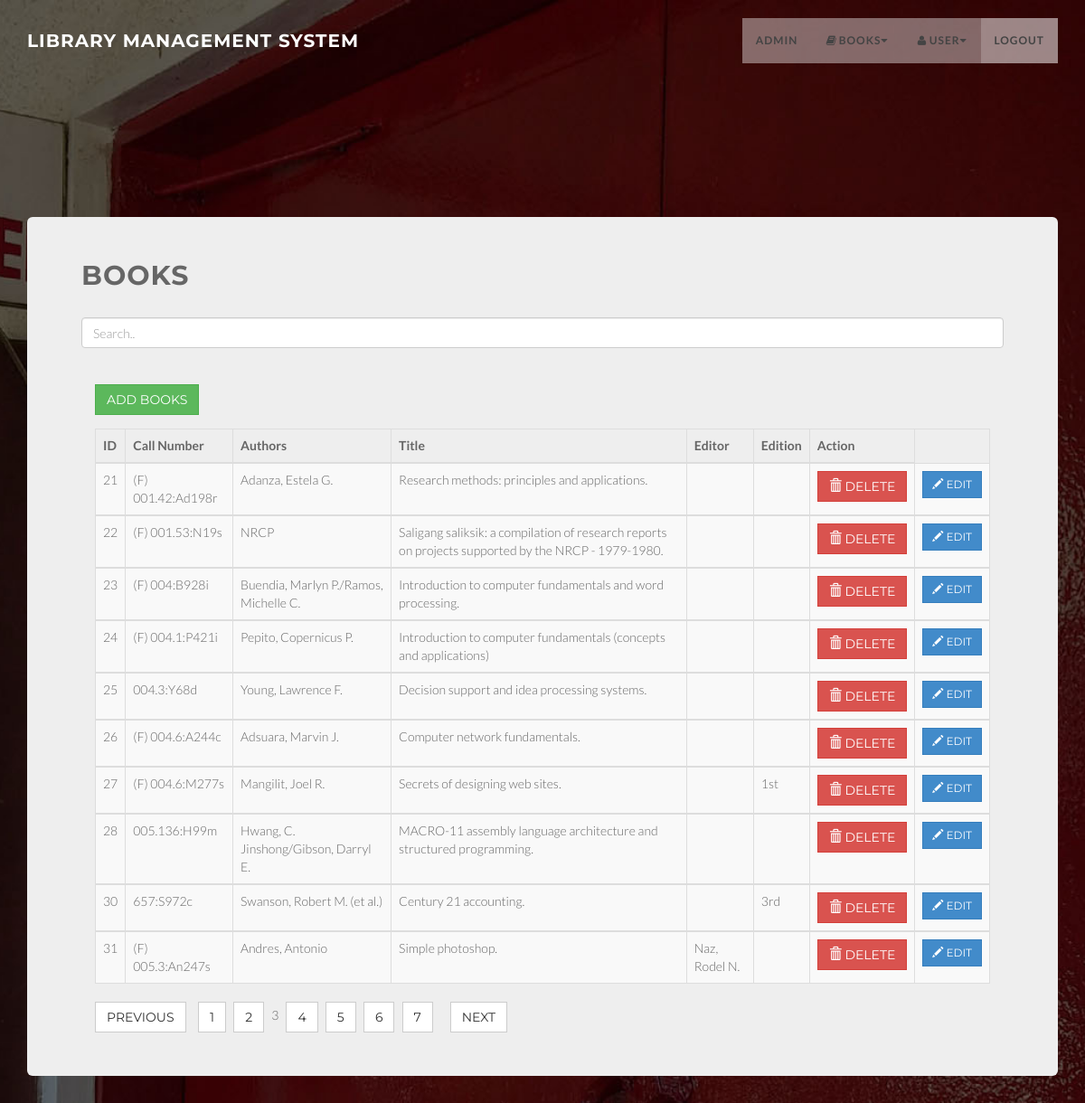
Page /manage.php?pn=3 on the committed database.
### tables this page shows
CREATE TABLE `add_book_records_copy` (
  `ID` int(100) NOT NULL AUTO_INCREMENT,
  `Call_Numbers` varchar(200) DEFAULT '',
  `Authors` varchar(100) DEFAULT NULL,
  `Title` varchar(200) DEFAULT NULL,
  `Editor` varchar(200) DEFAULT NULL,
  `Edition` varchar(200) DEFAULT NULL,
  `Place_Of_Publ` varchar(200) DEFAULT NULL,
  `Publisher` varchar(200) DEFAULT NULL,
  `Date_Of_Publ` varchar(200) DEFAULT NULL,
  `Page_No` varchar(200) DEFAULT NULL,
  `Series` varchar(200) DEFAULT NULL,
  `Notation1` varchar(200) DEFAULT NULL,
  `Notation2` varchar(200) DEFAULT NULL,
  `ISBN_No` varchar(200) DEFAULT NULL,
  `ISSN_No` varchar(200) DEFAULT NULL,
  `Accession_No` varchar(200) DEFAULT NULL,
  `Subject` varchar(200) DEFAULT NULL,
  `Quantities` varchar(200) DEFAULT NULL,
  `Total_remaining_books` varchar(200) DEFAULT NULL,
  `Abstractt` varchar(200) DEFAULT NULL,
  PRIMARY KEY (`ID`),
  KEY `Title` (`Place_Of_Publ`)
);

### manage.php (the view, shortened to what this page needs)
<?php
include 'conn.php';
include ('pagination.php');
$sql = "SELECT * FROM add_book_records_copy";
$result = mysqli_query($conn, $sql);
 ?>
<!DOCTYPE html>
<html lang="en">
<head>
  <link href="css/bootstrap.min.css" rel="stylesheet" type="text/css">
  <link href="css/style.css" rel="stylesheet" type="text/css">
  <link href="font-awesome/css/font-awesome.min.css" rel="stylesheet" type="text/css">
  <link href="css/animate.css" rel="stylesheet" />
  <link href="css/style.css" rel="stylesheet">
  <link href="color/default.css" rel="stylesheet">
</head>
<body>
  <nav class="navbar navbar-custom navbar-fixed-top" role="navigation">
    <div class="container">
      <div class="navbar-header page-scroll">
        <a class="navbar-brand" href="index.php">
          <h1 style="color: white;">Library Management System</h1>
        </a>
      </div>
      <div class="collapse navbar-collapse navbar-right navbar-main-collapse">
        <ul class="nav navbar-nav">
          <li class=""><a href="admin.php">Admin</a></li>
          <li class="dropdown">
                    <a class="dropdown-toggle" data-toggle="dropdown" href="#">
                        <i class="fa fa-book fa-fw"></i>Books<i class="fa fa-caret-down"></i>
                    </a>
                        </li>
                    </ul>
                <li class="dropdown">
                    <a class="dropdown-toggle" data-toggle="dropdown" href="#">
                        <i class="fa fa-user fa-fw"></i>User<i class="fa fa-caret-down"></i>
                    </a>
                        </li>
                    <li class="active"><a href="index.php">Logout</a></li>
      </div>
    </div>
  </nav>
  <section id="intro" class="intro">
<div class="container">
  <div class="jumbotron">
  <h2>BOOKS</h2>
  <input class="form-control" id="myInput" type="text" placeholder="Search..">
  <br>
  <div class="container " style="margin-top: 5px">
  </div>
  <div class="container">
    <button class="btn btn-success" data-toggle="modal" data-target="#addData">Add Books</button>
  <table id="mytable" class="table table-bordered table-striped">
    <thead>
      <tr>
        <th>ID</th>
        <th>Call Number</th>
        <th>Authors</th>
        <th>Title</th>
        <th>Editor</th>
        <th>Edition</th>
        <th>Action</th>
      </tr>
    </thead>
<?php
if ($result->num_rows > 0) {
          while ($row = $result->fetch_assoc()) {
               while($row = mysqli_fetch_array($query)){
                  ?>
                  <tbody id="myTable">
                    <tr>
                      <td><?php echo $row['ID']; ?></td>
                      <td><?php echo $row['Call_Numbers']; ?></td>
                      <td><?php echo $row['Authors']; ?></td>
                      <td><?php echo $row['Title']; ?></td>
                      <td><?php echo $row['Editor']; ?></td>
                      <td><?php echo $row['Edition']; ?></td>
                        <td><button class="btn btn-danger">
                          <i class="glyphicon glyphicon-trash"></i>
                          <a style="color: white;" href="manage.php?delete= <?php echo $row['ID']; ?>" onclick = "return confirm('Are you sure?');">Delete</a>
                            </button>
                        </td>
                      <?php
                      echo'
                      <td><button class="btn btn-primary btn-sm" data-target="#editModal'.$row['ID'].'" data-toggle="modal"><i class="glyphicon glyphicon-pencil" aria-hidden="true"></i> Edit</button></td>
                      '; ?>
                    </tr>
                  </tbody>
                  <?php
                }
           }
  }
?>
  </table>
  <div id="pagination_controls"><?php echo $paginationCtrls; ?>
  </div>
  </div>
  <div class="col-lg-2">
  </div>
</div>
</div>
</section>
</body>
</html>

### css/style.css (style rules this page uses)
body { width: 100%; height: 100%; font-family: 'Lato',sans-serif; font-weight: 300; color: #666; background: url(../img/bg2.jpg) no-repeat; background-size: cover; }
html { width: 100%; height: 100%; }
h1, h2, h3, h4, h5, h6 { margin: 0 0 30px; text-transform: uppercase; font-family: Montserrat,sans-serif; font-weight: 700; letter-spacing: 1px; }
a { color: #28c3ab; -webkit-transition: all .2s ease-in-out; -moz-transition: all .2s ease-in-out; transition: all .2s ease-in-out; }
.navbar { margin-bottom: 0; border-bottom: 1px solid rgba(255,255,255,.3); }
.navbar-brand { font-weight: 700; }
.navbar-brand { height: 40px; padding: 5px 15px; font-size: 18px; line-height: 1em; }
.navbar-brand h1 { color: #fff; font-size: 20px; line-height: 40px; }
.nav.navbar-nav { background-color: rgba(255,255,255,.4); }
.navbar-custom ul.nav li a { font-size: 12px; letter-spacing: 1px; color: #444; text-transform: uppercase; font-weight: 700; }
.navbar-custom .nav li a { -webkit-transition: background .3s ease-in-out; -moz-transition: background .3s ease-in-out; transition: background .3s ease-in-out; }
.navbar-custom .nav li a:hover, .navbar-custom .nav li a:focus, .navbar-custom .nav li.active { outline: 0; background-color: rgba(255,255,255,.2); }
.intro { width:100%; position:relative; background: url(../img/bg2.jpg) no-repeat top center; background-size: cover; height: auto; }
#intro.intro { padding:20% 0 0 0; }
.btn { border-radius: 0; text-transform: uppercase; font-family: Montserrat,sans-serif; font-weight: 400; -webkit-transition: all .3s ease-in-out; -moz-transition: all .3s ease-in-out; transition: all .3s ease-in-out; }
@media (min-width:767px) { .navbar { padding: 20px 0; border-bottom: 0; letter-spacing: 1px; background: 0 0; -webkit-transition: background .5s ease-in-out,padding .5s ease-in-out; -moz-transition: background .5s ease-in-out,padding .5s ease-in-out; transition: background .5s ease-in-out,padding .5s ease-in-out; } }
@media (min-width:767px) { .intro { height: 100%; padding: 0; } }

### color/default.css (style rules this page uses)
a,.tp-caption a.btn:hover { color: #67b0d1; }

### rows in the picture
add_book_records_copy: ID "21", Call_Numbers "(F) 001.42:Ad198r", Authors "Adanza, Estela G.", Title "Research methods: principles and applications."
add_book_records_copy: ID "22", Call_Numbers "(F) 001.53:N19s", Authors "NRCP", Title "Saligang saliksik: a compilation of research reports on projects supported by the NRCP - 1979-1980."
add_book_records_copy: ID "23", Call_Numbers "(F) 004:B928i", Authors "Buendia, Marlyn P./Ramos, Michelle C.", Title "Introduction to computer fundamentals and word processing."
add_book_records_copy: ID "24", Call_Numbers "(F) 004.1:P421i", Authors "Pepito, Copernicus P.", Title "Introduction to computer fundamentals (concepts and applications)"
add_book_records_copy: ID "25", Call_Numbers "004.3:Y68d", Authors "Young, Lawrence F.", Title "Decision support and idea processing systems."
add_book_records_copy: ID "26", Call_Numbers "(F) 004.6:A244c", Authors "Adsuara, Marvin J.", Title "Computer network fundamentals."
add_book_records_copy: ID "27", Call_Numbers "(F) 004.6:M277s", Authors "Mangilit, Joel R.", Title "Secrets of designing web sites.", Edition "1st"
add_book_records_copy: ID "28", Call_Numbers "005.136:H99m", Authors "Hwang, C. Jinshong/Gibson, Darryl E.", Title "MACRO-11 assembly language architecture and structured programming."
add_book_records_copy: ID "30", Call_Numbers "657:S972c", Authors "Swanson, Robert M. (et al.)", Title "Century 21 accounting.", Edition "3rd"
add_book_records_copy: ID "31", Call_Numbers "(F) 005.3:An247s", Authors "Andres, Antonio", Title "Simple photoshop.", Editor "Naz, Rodel N."
